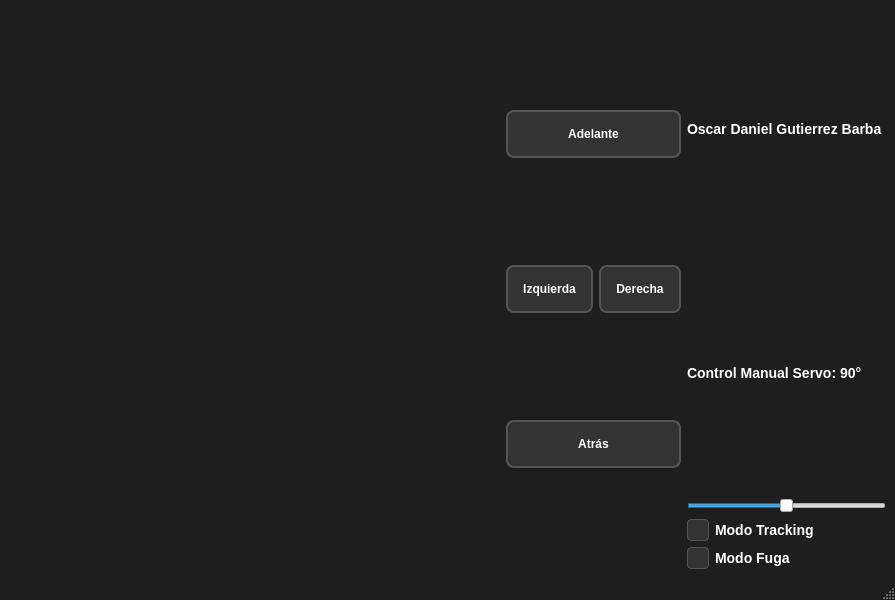
<?xml version="1.0" encoding="UTF-8"?>
<ui version="4.0">
 <class>MainWindow</class>
 <widget class="QMainWindow" name="MainWindow">
  <property name="geometry">
   <rect>
    <x>0</x>
    <y>0</y>
    <width>895</width>
    <height>600</height>
   </rect>
  </property>
  <property name="windowTitle">
   <string>MainWindow</string>
  </property>
  <property name="styleSheet">
   <string notr="true">QMainWindow {
    background-color: #1e1e1e;
}
QPushButton {
    background-color: #333333;
    color: white;
    border: 2px solid #555555;
    border-radius: 8px;
    padding: 15px;
    font-weight: bold;
}
QPushButton:pressed {
    background-color: #007acc;
    border: 2px solid #005999;
}
QLabel, QCheckBox {
    color: white;
    font-size: 14px;
    font-weight: bold;
}
QCheckBox::indicator {
    width: 20px;
    height: 20px;
}
QCheckBox::indicator:checked {
    background-color: #007acc;
    border-radius: 4px;
}
QCheckBox::indicator:unchecked {
    background-color: #333333;
    border: 1px solid #555555;
    border-radius: 4px;
}</string>
  </property>
  <widget class="QWidget" name="centralwidget">
   <layout class="QHBoxLayout" name="horizontalLayout">
    <item>
     <widget class="QWidget" name="contenedorGrafica" native="true">
      <property name="sizePolicy">
       <sizepolicy hsizetype="Preferred" vsizetype="Preferred">
        <horstretch>1</horstretch>
        <verstretch>1</verstretch>
       </sizepolicy>
      </property>
     </widget>
    </item>
    <item>
     <layout class="QGridLayout" name="gridLayout">
      <item row="1" column="0" colspan="2">
       <widget class="QPushButton" name="btnAdelante">
        <property name="text">
         <string>Adelante</string>
        </property>
       </widget>
      </item>
      <item row="4" column="0" colspan="2">
       <widget class="QPushButton" name="btnAtras">
        <property name="text">
         <string>Atrás</string>
        </property>
       </widget>
      </item>
      <item row="2" column="1">
       <widget class="QPushButton" name="btnDerecha">
        <property name="text">
         <string>Derecha</string>
        </property>
       </widget>
      </item>
      <item row="2" column="0">
       <widget class="QPushButton" name="btnIzquierda">
        <property name="sizePolicy">
         <sizepolicy hsizetype="Minimum" vsizetype="Fixed">
          <horstretch>80</horstretch>
          <verstretch>80</verstretch>
         </sizepolicy>
        </property>
        <property name="text">
         <string>Izquierda</string>
        </property>
       </widget>
      </item>
     </layout>
    </item>
    <item>
     <layout class="QVBoxLayout" name="verticalLayout">
      <item>
       <widget class="QLabel" name="label">
        <property name="lineWidth">
         <number>1</number>
        </property>
        <property name="text">
         <string>Oscar Daniel Gutierrez Barba </string>
        </property>
       </widget>
      </item>
      <item>
       <widget class="QLabel" name="lblServo">
        <property name="text">
         <string>Control Manual Servo: 90°</string>
        </property>
       </widget>
      </item>
      <item>
       <widget class="QSlider" name="sliderServo">
        <property name="maximum">
         <number>180</number>
        </property>
        <property name="value">
         <number>90</number>
        </property>
        <property name="orientation">
         <enum>Qt::Orientation::Horizontal</enum>
        </property>
       </widget>
      </item>
      <item>
       <widget class="QCheckBox" name="chkTracking">
        <property name="text">
         <string>Modo Tracking</string>
        </property>
       </widget>
      </item>
      <item>
       <widget class="QCheckBox" name="chkFuga">
        <property name="text">
         <string>Modo Fuga</string>
        </property>
       </widget>
      </item>
     </layout>
    </item>
   </layout>
  </widget>
  <widget class="QMenuBar" name="menubar">
   <property name="geometry">
    <rect>
     <x>0</x>
     <y>0</y>
     <width>895</width>
     <height>23</height>
    </rect>
   </property>
  </widget>
  <widget class="QStatusBar" name="statusbar"/>
 </widget>
 <resources/>
 <connections/>
</ui>
